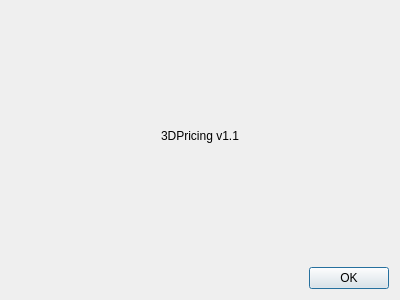
<?xml version="1.0" encoding="UTF-8"?>
<ui version="4.0">
 <class>Dialog</class>
 <widget class="QDialog" name="Dialog">
  <property name="geometry">
   <rect>
    <x>0</x>
    <y>0</y>
    <width>400</width>
    <height>300</height>
   </rect>
  </property>
  <property name="windowTitle">
   <string>Dialog</string>
  </property>
  <layout class="QVBoxLayout" name="verticalLayout">
   <item>
    <widget class="QLabel" name="label">
     <property name="text">
      <string>&lt;html&gt;&lt;head/&gt;&lt;body&gt;&lt;p align=&quot;center&quot;&gt;3DPricing v1.1&lt;/p&gt;&lt;/body&gt;&lt;/html&gt;</string>
     </property>
    </widget>
   </item>
   <item>
    <widget class="QDialogButtonBox" name="buttonBox">
     <property name="orientation">
      <enum>Qt::Horizontal</enum>
     </property>
     <property name="standardButtons">
      <set>QDialogButtonBox::Ok</set>
     </property>
    </widget>
   </item>
  </layout>
 </widget>
 <resources/>
 <connections>
  <connection>
   <sender>buttonBox</sender>
   <signal>accepted()</signal>
   <receiver>Dialog</receiver>
   <slot>accept()</slot>
   <hints>
    <hint type="sourcelabel">
     <x>248</x>
     <y>254</y>
    </hint>
    <hint type="destinationlabel">
     <x>157</x>
     <y>274</y>
    </hint>
   </hints>
  </connection>
  <connection>
   <sender>buttonBox</sender>
   <signal>rejected()</signal>
   <receiver>Dialog</receiver>
   <slot>reject()</slot>
   <hints>
    <hint type="sourcelabel">
     <x>316</x>
     <y>260</y>
    </hint>
    <hint type="destinationlabel">
     <x>286</x>
     <y>274</y>
    </hint>
   </hints>
  </connection>
 </connections>
</ui>
